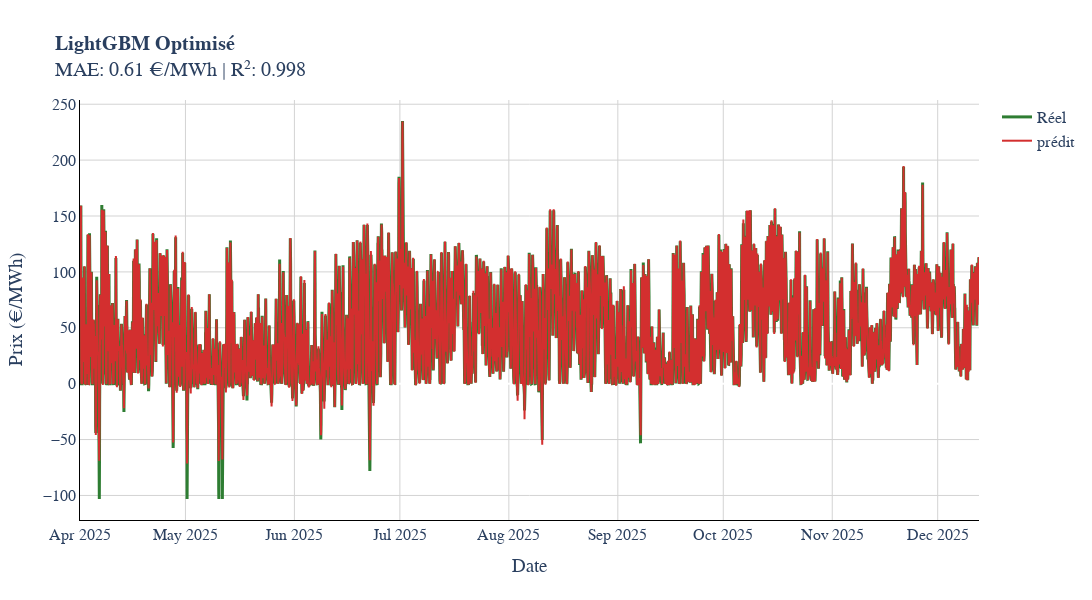

Notebook code for this chart:
### Code cell
# Optimisé
fig = go.Figure()
fig.add_trace(go.Scatter(x=y_test.index, y=y_test, name='Réel', line=dict(color='#2E7D32', width=3)))
fig.add_trace(go.Scatter(x=y_test.index, y=preds_optim, name='prédit', line=dict(color='#D32F2F', width=2)))
fig.update_layout(
    title=dict(text=f'<b>LightGBM Optimisé</b><br>MAE: {mae_optim:.2f} €/MWh | R²: {r2_optim:.3f}', font=dict(size=20)),
    xaxis_title='Date', yaxis_title='Prix (€/MWh)', height=600, width=1200, **layout_config
)
fig.show()

### Figure 1 — Plotly figure (JSON) as saved in the notebook; plotly's stock layout.template omitted (floating-point values rounded to 4 significant figures; data arrays with more than 128 entries replaced by an {"elided": "..."} marker saying what was removed)
{"data": [{"line": {"color": "#2E7D32", "width": 3}, "name": "Réel", "type": "scatter", "x": {"elided": "6065 str values"}, "y": {"elided": "6065 float values"}}, {"line": {"color": "#D32F2F", "width": 2}, "name": "prédit", "type": "scatter", "x": {"elided": "6065 str values"}, "y": {"elided": "6065 float values"}}], "layout": {"font": {"family": "Arial", "size": 16}, "height": 600, "paper_bgcolor": "white", "plot_bgcolor": "white", "title": {"font": {"size": 20}, "text": "<b>LightGBM Optimisé</b><br>MAE: 0.61 €/MWh | R²: 0.998"}, "width": 1200, "xaxis": {"gridcolor": "lightgray", "linecolor": "black", "showgrid": true, "title": {"text": "Date"}}, "yaxis": {"gridcolor": "lightgray", "linecolor": "black", "showgrid": true, "title": {"text": "Prix (€/MWh)"}}}}
